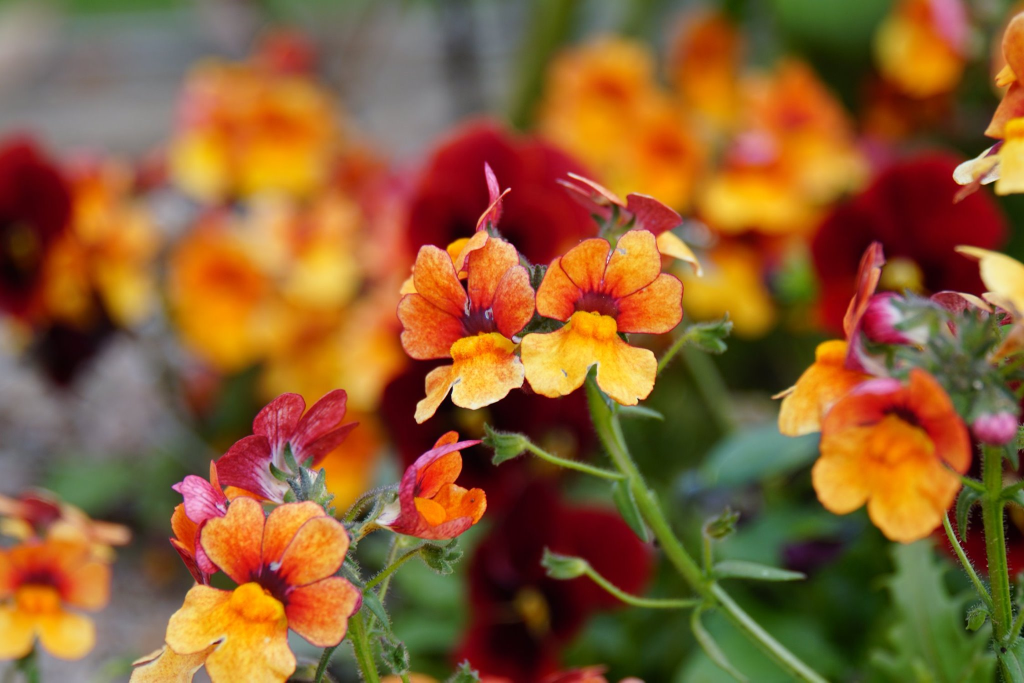
#> input picture 01_pillow_basics/flowers.jpg, 2048 x 1365 px, found by its file name (shown at 1/2 size)
$ python apply_fit.py
#> lines starting #> are read from the running program, lines starting #| are printed output that depends on the picture
# apply_fit.py

from PIL import Image, ImageOps


def fit(image_path, output_path, size, centering=(0.5, 0.5)):
#> called with image_path = 'flowers.jpg', output_path = 'flowers_fitted.jpg', size = (400, 400), centering = (0.5, 0.5)
    image = Image.open(image_path)
#> image is the input picture: PIL image 2048x1365 RGB; mean R, G, B 139, 94.1, 49.5
    converted_image = ImageOps.fit(image, size, centering=centering)
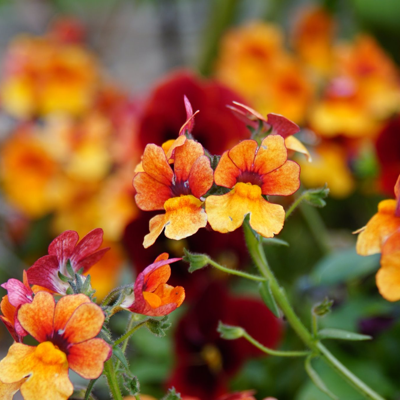
#> converted_image: PIL image 400x400 RGB; mean R, G, B 144.4, 95.2, 45.3
    converted_image.save(output_path)


if __name__ == "__main__":
    fit("flowers.jpg", "flowers_fitted.jpg", size=(400, 400))

$ run again, with 11_imageops/ducklings_inverted.jpg copied over 01_pillow_basics/flowers.jpg
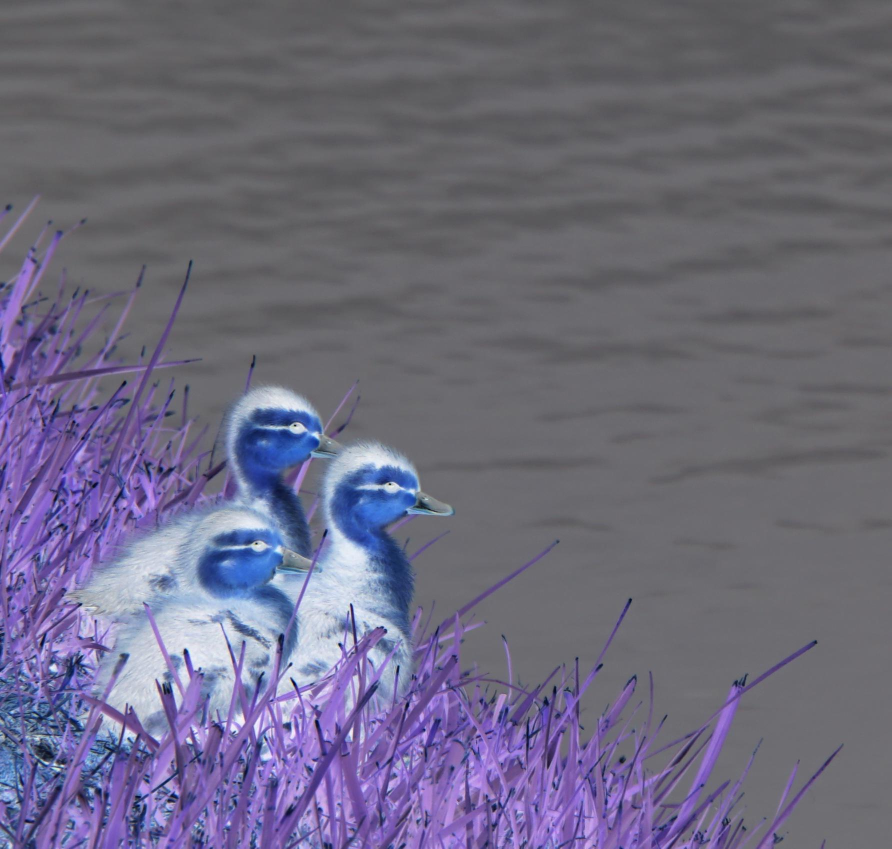
#> input picture 11_imageops/ducklings_inverted.jpg, 1783 x 1697 px, found by its file name (shown at 1/2 size)
#> in fit, image is the input picture: PIL image 1783x1697 RGB; mean R, G, B 108.7, 105.7, 126.4
#> in fit, `converted_image = ImageOps.fit(image, size, centering=centering)`:
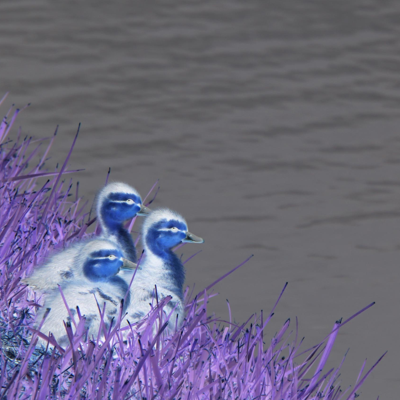
#> converted_image: PIL image 400x400 RGB; mean R, G, B 108.8, 105.8, 126.4
